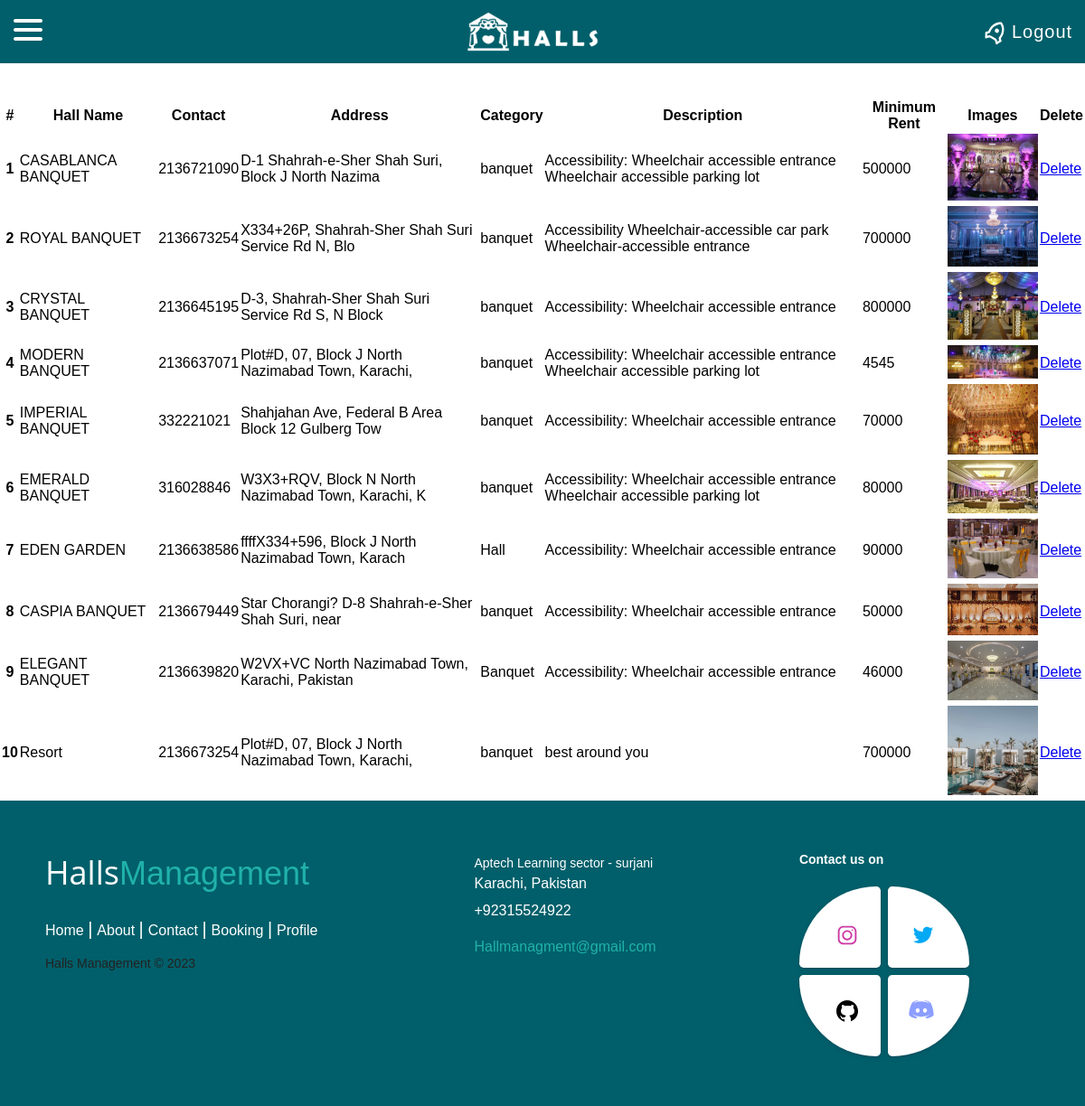
Page /datatable.php (signed in) on the committed database.
### tables this page shows
CREATE TABLE `hall` (
  `h_id` int(15) NOT NULL,
  `h_name` varchar(50) NOT NULL,
  `h_contact` int(11) NOT NULL,
  `h_address` varchar(50) NOT NULL,
  `h_category` varchar(50) NOT NULL,
  `h_description` varchar(1000) NOT NULL,
  `minimum_rent` int(11) DEFAULT NULL,
  `Accommodation` int(11) NOT NULL,
  `h_image` varchar(100) NOT NULL
);

### datatable.php (the view, shortened to what this page needs)
<!DOCTYPE html>
<html lang="en">
<head>
    <link rel="stylesheet" href="css/booking.css">
</head>
<body>
<?php
  if(isset($_SESSION["user"]) && $_SESSION["role"] ==0)
  {
?>
<?php
  include("nav.php");
  ?>
  <br><br><br><br><br><br>
<div style="background-color: white;">
<div class="container" >
<table class="table">
<thead>
    <tr>
      <th scope="col">#</th>
      <th scope="col">Hall Name</th>
      <th scope="col">Contact</th>
      <th scope="col">Address</th>
      <th scope="col">Category</th>
      <th scope="col">Description</th>
      <th scope="col">Minimum Rent</th>
       <th scope="col">Images</th>
      <th>Delete</th>
    </tr>
  </thead>
<?php
require_once("connection.php");
$query = "select * from hall";
$sel = mysqli_query($con, $query);
$id = 0;
while($row = mysqli_fetch_assoc($sel))
{
    $id++;
?>
  <tbody>
    <tr>
      <th scope="row"><?php echo $id; ?></th>
      <td><?php echo $row["h_name"]; ?></td>
      <td><?php echo $row["h_contact"]; ?></td>
      <td><?php echo $row["h_address"]; ?></td>
      <td><?php echo $row["h_category"]; ?></td>
      <td><?php echo $row["h_description"]; ?></td>
      <td><?php echo $row["minimum_rent"]; ?></td>
      <td><img src="images/<?php echo $row["h_image"]; ?>" width="100" /></td>
   <td><a href="delete.php?id=<?php echo $row["h_id"]; ?>">Delete</a></td>
    </tr>
  </tbody>
<?php
}
?>
</table>
</div>
</div>
<?php
 include("footer.php");
  }
  else {
     header('Location:Forms.php');
}
 ?>
</body>
</html>

### css/booking.css (style rules this page uses)
* { padding: 0%; margin: 0; font-family: 'Share Tech', sans-serif; }

### rows in the picture
hall: h_name "CASABLANCA BANQUET", h_contact "2136721090", h_address "D-1 Shahrah-e-Sher Shah Suri, Block J North Nazima", h_category "banquet", h_description "Accessibility: Wheelchair accessible entrance Wheelchair accessible parking lot", minimum_rent "500000", h_image (picture)
hall: h_name "ROYAL BANQUET", h_contact "2136673254", h_address "X334+26P, Shahrah-Sher Shah Suri Service Rd N, Blo", h_category "banquet", h_description "Accessibility Wheelchair-accessible car park Wheelchair-accessible entrance", minimum_rent "700000", h_image (picture)
hall: h_name "CRYSTAL BANQUET", h_contact "2136645195", h_address "D-3, Shahrah-Sher Shah Suri Service Rd S, N Block", h_category "banquet", h_description "Accessibility: Wheelchair accessible entrance", minimum_rent "800000", h_image (picture)
hall: h_name "MODERN BANQUET", h_contact "2136637071", h_address "Plot#D, 07, Block J North Nazimabad Town, Karachi,", h_category "banquet", h_description "Accessibility: Wheelchair accessible entrance Wheelchair accessible parking lot", minimum_rent "4545", h_image (picture)
hall: h_name "IMPERIAL BANQUET", h_contact "332221021", h_address "Shahjahan Ave, Federal B Area Block 12 Gulberg Tow", h_category "banquet", h_description "Accessibility: Wheelchair accessible entrance", minimum_rent "70000", h_image (picture)
hall: h_name "EMERALD BANQUET", h_contact "316028846", h_address "W3X3+RQV, Block N North Nazimabad Town, Karachi, K", h_category "banquet", h_description "Accessibility: Wheelchair accessible entrance Wheelchair accessible parking lot", minimum_rent "80000", h_image (picture)
hall: h_name "EDEN GARDEN", h_contact "2136638586", h_address "ffffX334+596, Block J North Nazimabad Town, Karach", h_category "Hall", h_description "Accessibility: Wheelchair accessible entrance", minimum_rent "90000", h_image (picture)
hall: h_name "CASPIA BANQUET", h_contact "2136679449", h_address "Star Chorangi? D-8 Shahrah-e-Sher Shah Suri, near", h_category "banquet", h_description "Accessibility: Wheelchair accessible entrance", minimum_rent "50000", h_image (picture)
hall: h_name "ELEGANT BANQUET", h_contact "2136639820", h_address "W2VX+VC North Nazimabad Town, Karachi, Pakistan", h_category "Banquet", h_description "Accessibility: Wheelchair accessible entrance", minimum_rent "46000", h_image (picture)
hall: h_name "Resort", h_contact "2136673254", h_address "Plot#D, 07, Block J North Nazimabad Town, Karachi,", h_category "banquet", h_description "best around you", minimum_rent "700000", h_image (picture)
